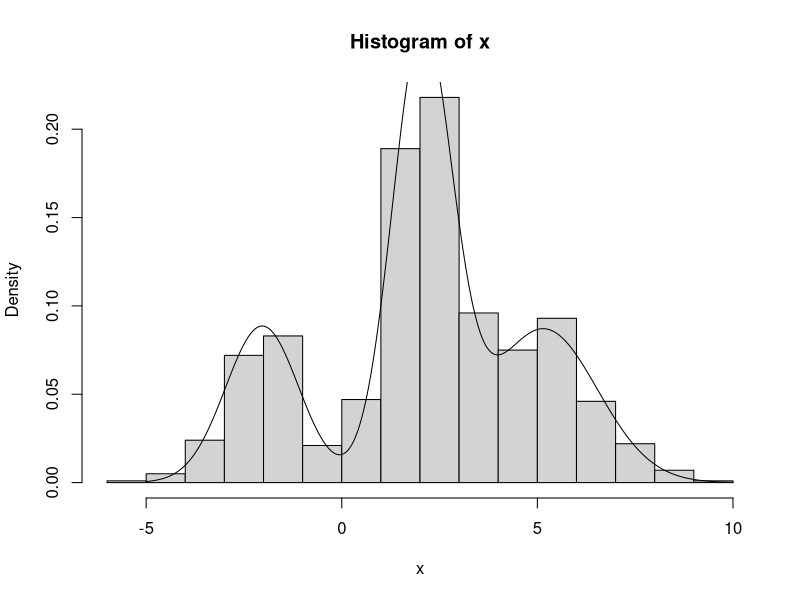

Generate this figure with R:
## ---- chunk 1
knitr::opts_chunk$set(echo = TRUE)
## ---- chunk 2
x1 = c(-3.28,-1.4,-1.57,-2.02,0.95,2.24,3.02,2.00,2.91,4.43)
x1
## ---- chunk 3
class(x1)
## ---- chunk 4
#initial guess

mu_init = c(-2,2,5) #the initial mean of the three normal/gaussian distributions
tau_init = c(0.2,0.5,0.3) # Mixing proportion/weight of the mixtures must always add up to 1, a restriction that must be enforced
sigma_init = c(1.2,0.5,2) #the initial variance of the three normal/gaussian distributions
## ---- chunk 5
E.step <- function(x, tau, Mu, S2){  #tau is mixture proportion, Mu is mean S2 is standard deviation
 K <- length(tau)
 # cat("K", K, "\n")
 # cat("Tau", tau, "\n")
 n <- length(x)
 Pi <- matrix(NA, n, K)
 for (i in 1:n){
  for (k in 1:K){
   Pi[i,k] <- tau[k] * dnorm(x[i], Mu[k], sqrt(S2[k]))  #dnorm means normal distribution
   # cat("pi", i, k, Pi[i,k], "\n")
  } 
  Pi[i,] <- Pi[i,] /sum(Pi[i,])
 }
return((Pi))
}
## ---- chunk 6
E.step(x1,tau_init,mu_init,sigma_init)
## ---- chunk 7
Pi = E.step(x1,tau_init,mu_init,sigma_init)
Pi
## ---- chunk 8
class(Pi)
## ---- chunk 9
dim(Pi)
## ---- chunk 10
dim(Pi)[2]
## ---- chunk 11
M.step <- function(x, Pi){

 K <- dim(Pi)[2]
 n <- dim(Pi)[1]
 
 Sum.Pi <- apply(Pi, 2, sum) #2 means column summation 1 means sum by rows
 # cat("Sum.Pi", Sum.Pi, "\n")

 tau <- Sum.Pi / n

 Mu <- rep(0, K) #repeat 0 in K number of time
 S2 <- rep(0, K)

 for (k in 1:K){
 
  for (i in 1:n){
   Mu[k] <- Mu[k] + Pi[i,k] * x[i] #is the Mu needed here since it is zero?  #calculating the new mean
  }
  Mu[k] <- Mu[k] / Sum.Pi[k]

  for (i in 1:n){   
   S2[k] <- S2[k] + Pi[i,k] * (x[i] - Mu[k])^2 #the S2 is needed because we are adding new to preious for each k and for all observation
  }
  S2[k] <- S2[k] / Sum.Pi[k]

 }

 return(list(tau = tau, Mu = Mu, S2 = S2))

}
## ---- chunk 12
M.step(x1,Pi)
## ---- chunk 13
class(M.step(x1,Pi))
## ---- chunk 14
new_element <- M.step(x1,Pi)
## ---- chunk 15
new_element$tau
## ---- chunk 16
logL <- function(x, tau, Mu, S2){

 n <- length(x)
 K <- length(tau)

 ll <- 0

 for (i in 1:n){

  ll2 <- 0

  for (k in 1:K){
   ll2 <- ll2 + tau[k] * dnorm(x[i], Mu[k], sqrt(S2[k])) 
  }

  ll <- ll + log(ll2)

 }

 return(ll)

}
## ---- chunk 17
logL(x1, new_element$tau, new_element$Mu, new_element$S2)
## ---- chunk 18
EM <- function(x, tau, Mu, S2, eps){

 n <- length(x)
 K <- length(tau)
 
 b <- 0

 ll.old <- -Inf
 cat("ll.old", ll.old, "\n")
 ll <- logL(x, tau, Mu, S2)

 # cat("Iteration", b, "logL =", ll, "\n")
 
 repeat{

  b <- b + 1

  if ((ll - ll.old) / abs(ll) < eps) break

  ll.old <- ll

  Pi <- E.step(x, tau, Mu, S2)

  M <- M.step(x, Pi)
  tau <- M$tau
  Mu <- M$Mu
  S2 <- M$S2

  ll <- logL(x, tau, Mu, S2)

  # cat("Iteration", b, "logL =", ll, "\n")

 }

 id <- apply(Pi, 1, which.max) #choose the maximmum row value Q. Is there a reason we want the maximum row value?

 M <- 3 * K - 1
 BIC <- -2 * ll + M * log(n) #calculation of Bayesian Information Criterion
 AIC <- -2 * ll + M * 2 #Calculation for Akaike Information Criterion

 return(list(tau = tau, Mu = Mu, S2 = S2, Pi = Pi, id = id,
  logL = ll, BIC = BIC, AIC = AIC))

}
## ---- chunk 19
tau <- c(0.2, 0.5, 0.3)
Mu <- c(-2, 2, 5)
S2 <- c(1, 0.5, 2)

K <- length(tau)
n <- 1000

nk <- rmultinom(1, n, tau)  #rmultinom means multinomial distribution

x <- NULL
for (k in 1:K){
 x <- c(x, rnorm(nk[k], Mu[k], sqrt(S2[k]))) #rnorm means Normal Distribution
}
## ---- chunk 20
hist(x, freq = FALSE)
tau.0 <- rep(1/3, 3)
Mu.0 <- c(-1, 0, 1)
S2.0 <- c(1, 1, 1)

A <- EM(x, tau = tau.0, Mu = Mu.0, S2 = S2.0, eps = 1e-8)

t <- seq(-5, 10, by = 0.01)

d <- rep(0, length(t))
for (k in 1:K){
 d <- d + A$tau[k] * dnorm(t, A$Mu[k], sqrt(A$S2[k]))
}

points(t, d, type = "l")


# K = 2 When mixture component is 2

tau.0 <- rep(1/2, 2)
Mu.0 <- c(-2, 1)
S2.0 <- c(1, 1)

A2 <- EM(x, tau = tau.0, Mu = Mu.0, S2 = S2.0, eps = 1e-8)
A2$logL
A2$BIC

# K = 3 When mixture component is 3

tau.0 <- rep(1/3, 3)
Mu.0 <- c(-1, 0, 1)
S2.0 <- c(1, 1, 1)

A3 <- EM(x, tau = tau.0, Mu = Mu.0, S2 = S2.0, eps = 1e-8)
A3$logL
A3$BIC

# K = 4 When mixture component is 4

tau.0 <- rep(1/4, 4)
Mu.0 <- c(-2, -1, 0, 1)
S2.0 <- c(1, 1, 1, 1)

A4 <- EM(x, tau = tau.0, Mu = Mu.0, S2 = S2.0, eps = 1e-8)
A4$logL
A4$BIC


# K = 5 When mixture component is 5

tau.0 <- rep(1/5, 5)
Mu.0 <- c(-2, -1, 0, 1, 2)
S2.0 <- c(1, 1, 1, 1, 1)

A5 <- EM(x, tau = tau.0, Mu = Mu.0, S2 = S2.0, eps = 1e-8)
A5$logL
A5$BIC

## ---- chunk 21
x1 = c(-3.28,-1.4,-1.57,-2.02,0.95,2.24,3.02,2.00,2.91,4.43)

tau_init = c(0.2,0.5,0.3) #must always add up to 1
mu_init = c(-2,2,5) #the mean of the two normal/gaussian distributions
sigma_init = c(1.2,0.5,2) 


Univariate_Gaussian_mixture <- EM(x, tau = tau_init, Mu = mu_init, S2 = sigma_init, eps = 1e-8)
Univariate_Gaussian_mixture$logL
Univariate_Gaussian_mixture$BIC
